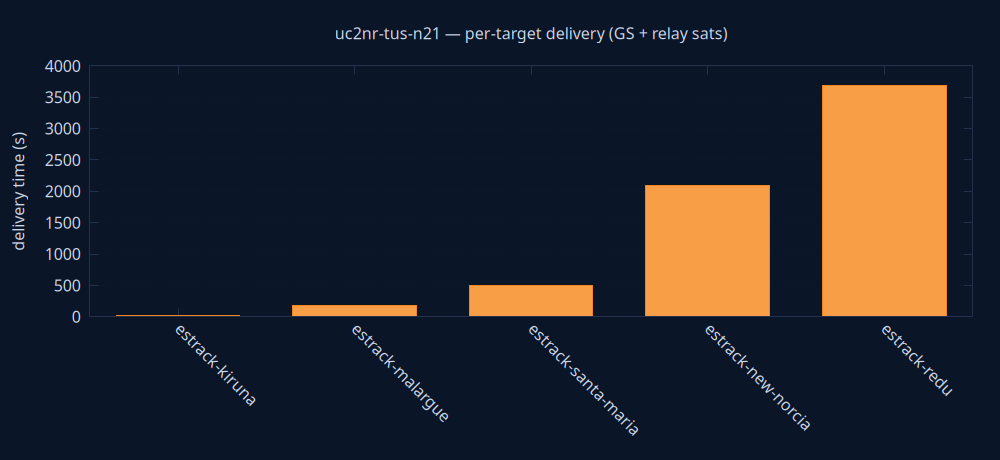

The script that saved this image:
set terminal pngcairo size 1000,460 background rgb '#0a1628'
set output 'delivery.png'
set style fill solid 0.8
set boxwidth 0.7 relative
set border lc rgb '#22304a'
set grid ytics lc rgb '#22304a'
set yrange [0:*]
set ylabel 'delivery time (s)' textcolor rgb '#cdd7ea'
set xtics rotate by -45 textcolor rgb '#cdd7ea'
set ytics textcolor rgb '#cdd7ea'
set title 'uc2nr-tus-n21 — per-target delivery (GS + relay sats)' textcolor rgb '#cdd7ea'
plot 'delivery.dat' using 0:2:3:xtic(1) with boxes lc rgb variable notitle
